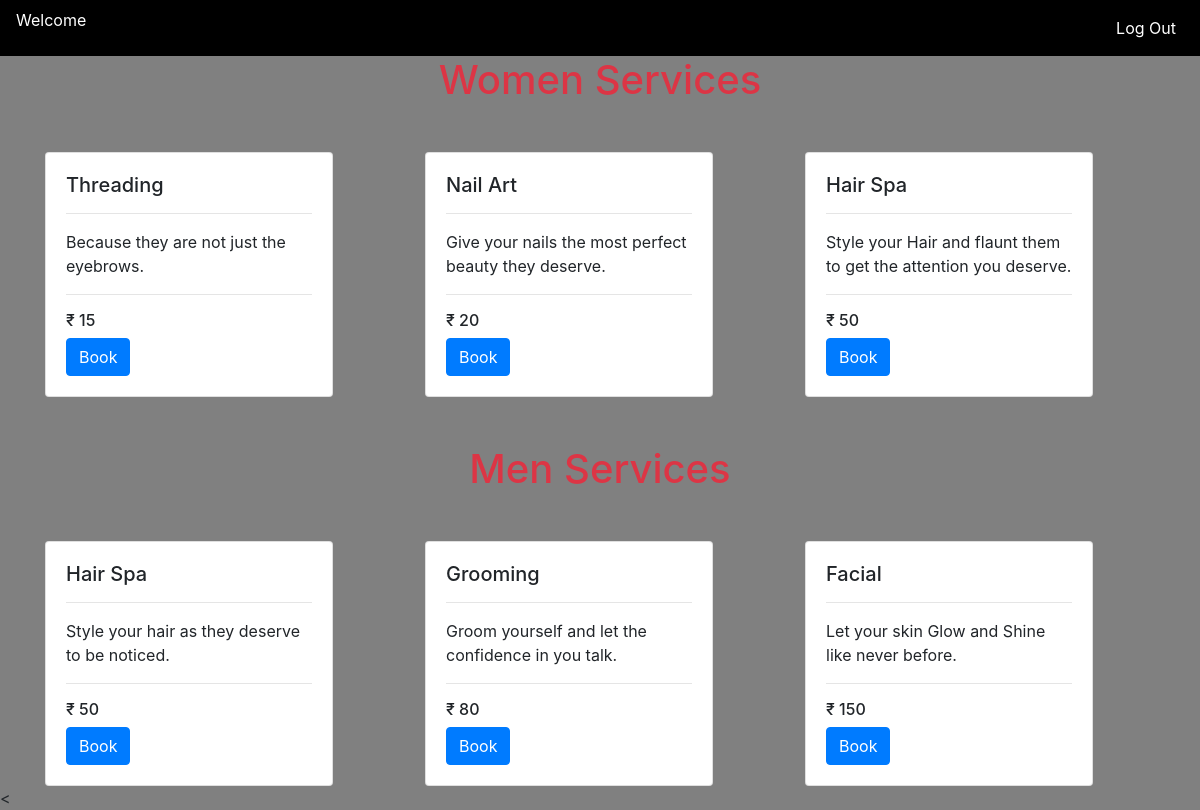
/priyanshi/welcome.php, run on the app's committed database.
### tables this page shows
CREATE TABLE `women` (
  `id` int(11) NOT NULL,
  `name` varchar(10) NOT NULL,
  `price` int(250) NOT NULL,
  `description` varchar(100) NOT NULL
);

CREATE TABLE `men` (
  `id` int(100) NOT NULL,
  `name` varchar(50) NOT NULL,
  `price` int(200) NOT NULL,
  `description` varchar(200) NOT NULL
);

### priyanshi/welcome.php (the view, shortened to what this page needs)
<!doctype html>
<html>
    <head>
        <link rel="stylesheet" href="https://stackpath.bootstrapcdn.com/bootstrap/4.1.3/css/bootstrap.min.css">
    </head>
    <body style="background-color:grey;">
        <nav class="navbar sticky-top navbar-expand-lg" style="background-color: black;">
            <p style="color:white;">
                <?php
                echo 'Welcome'.$_SESSION['user']['username'];
                ?>
            </p>
            <div class="collapse navbar-collapse" id="navbarSupportedContent">
                <ul class="navbar-nav ml-auto">
                    <li class="nav-item right">
                        <a class="nav-link menu" href="logout.php?logout" style="color:white;">Log Out</a>
                    </li>
                </ul>
            </div>
        </nav>
        <div class="container">
            <h1 class="text-center text-danger">Women Services</h1>
            <div class="row mt-5">
                <?php
                    $servername = "localhost";
                    $username = "root";
                    $password = "";
                    $conn = mysqli_connect($servername,$username,$password,"project");
                    if(!$conn){
                        die("Please check your connection<br>".mysqli_connect_error());
                    }
                    else{
                        mysqli_select_db($conn,'women');
                        $query = " SELECT `id`, `name`, `price`, `description` FROM `women` ORDER BY price ASC";
                        $queryfire = mysqli_query($conn,$query);
                        $num = mysqli_num_rows($queryfire);
                        if($num > 0){
                        while($row=mysqli_fetch_array($queryfire)){
                ?>
                            <div class="col-sm-4">
                                    <div class="card" style="width: 18rem;">
                                        <div class="card-body">
                                            <h5 class="card-title"><?php echo $row['name']; ?></h5>
                                            <hr>
                                            <?php echo $row['description']; ?>
                                            <hr>
                                            <h6> &#8377; <?php echo $row['price']; ?></h6>
                                            <form action="cal.php" method="post">
                                            <button type="submit" name="submit" class="btn btn-primary" value="<?php echo $row['price'];?>">Book</button>
                                            </form>
                                        </div>
                                    </div>
                            </div>
                <?php
                        }
                    }
                }
                ?>
            </div>
            <h1 class="text-center text-danger mt-5">Men Services</h1>
            <div class="row mt-5">
                <?php
                    $servername = "localhost";
                    $username = "root";
                    $password = "";
                    $conn = mysqli_connect($servername,$username,$password,"project");
                    if(!$conn){
                        die("Please check your connection<br>".mysqli_connect_error());
                    }
                    else{
                        mysqli_select_db($conn,'women');
                        $query = " SELECT `id`, `name`, `price`, `description` FROM `men` ORDER BY price ASC";
                        $queryfire = mysqli_query($conn,$query);
                        $num = mysqli_num_rows($queryfire);
                        if($num > 0){
                        while($row=mysqli_fetch_array($queryfire)){
                ?>
                            <div class="col-sm-4">
                                    <div class="card" style="width: 18rem;">
                                        <div class="card-body">
                                            <h5 class="card-title"><?php echo $row['name']; ?></h5>
                                            <hr>
                                            <?php echo $row['description']; ?>
                                            <hr>
                                            <h6> &#8377; <?php echo $row['price']; ?></h6>
                                            <form action="cal.php" method="post">
                                            <button type="submit" name="submit" class="btn btn-primary" value="<?php echo $row['price'];?>">Book</button>
                                            </form>
                                        </div>
                                    </div>
                            </div>
                <?php
                        }
                    }
                }
                ?>
            </div>
        </div>
    </body>
</html>

### data on the page
women: name "Threading", description "Because they are not just the eyebrows.", price "15"
women: name "Nail Art", description "Give your nails the most perfect beauty they deserve.", price "20"
women: name "Hair Spa", description "Style your Hair and flaunt them to get the attention you deserve.", price "50"
men: name "Hair Spa", description "Style your hair as they deserve to be noticed.", price "50"
men: name "Grooming", description "Groom yourself and let the confidence in you talk.", price "80"
men: name "Facial", description "Let your skin Glow and Shine like never before.", price "150"
